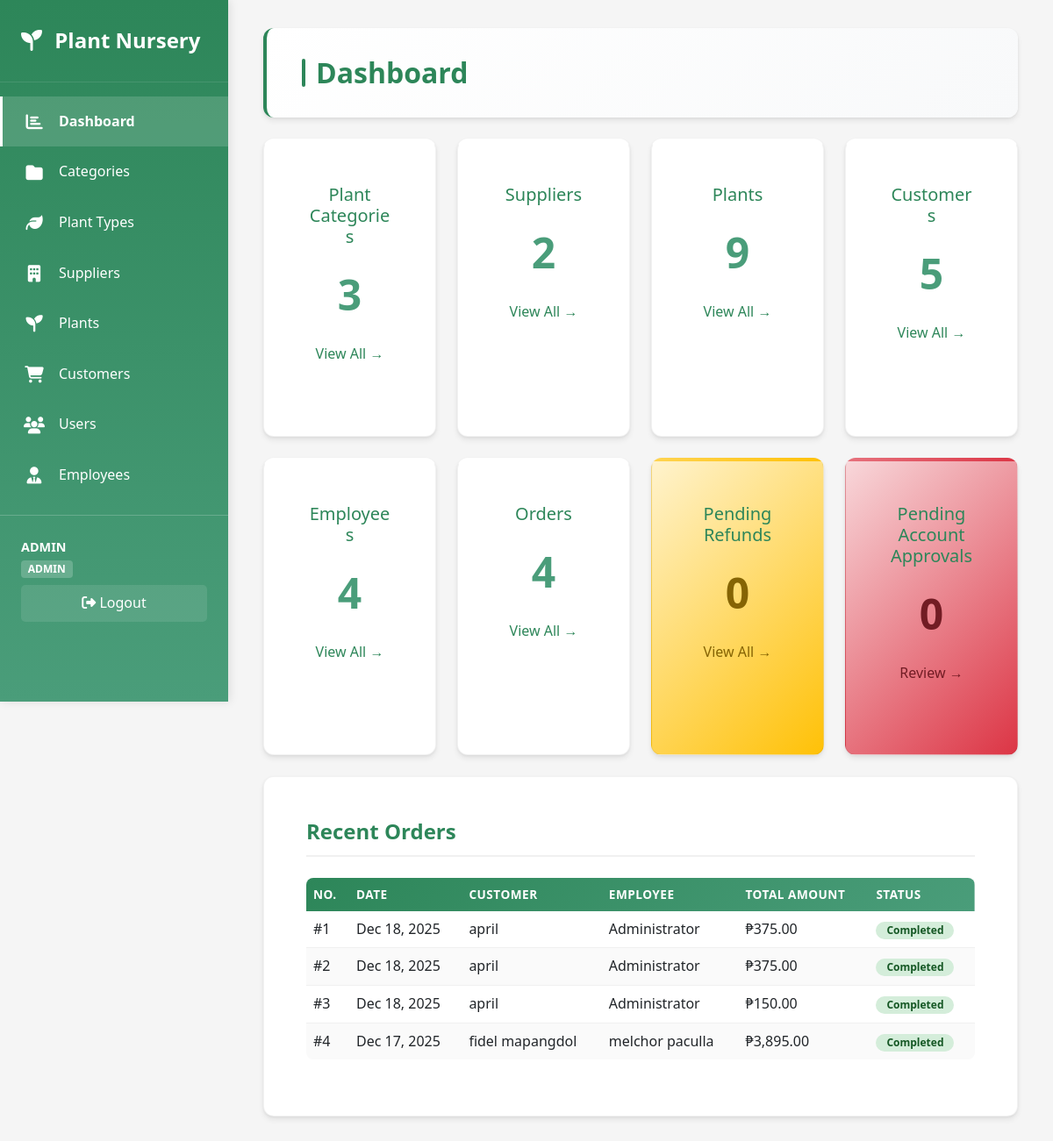
The app's page /index.php (signed in) with its own data.
### tables this page shows
CREATE TABLE `order`  (
  `OrderID` int NOT NULL AUTO_INCREMENT,
  `CustomerID` int NULL DEFAULT NULL,
  `EmployeeID` int NULL DEFAULT NULL,
  `OrderDate` date NOT NULL,
  `TotalAmount` decimal(10, 2) NOT NULL DEFAULT 0.00,
  `Status` varchar(50) NULL DEFAULT 'Pending',
  `IsSuccessful` tinyint(1) NULL DEFAULT 0,
  PRIMARY KEY (`OrderID`) USING BTREE,
  INDEX `idx_customer`(`CustomerID` ASC) USING BTREE,
  INDEX `idx_employee`(`EmployeeID` ASC) USING BTREE,
  INDEX `idx_order_date`(`OrderDate` ASC) USING BTREE,
  INDEX `idx_status`(`Status` ASC) USING BTREE,
  CONSTRAINT `order_ibfk_1` FOREIGN KEY (`CustomerID`) REFERENCES `customer` (`CustomerID`) ON DELETE SET NULL ON UPDATE CASCADE,
  CONSTRAINT `order_ibfk_2` FOREIGN KEY (`EmployeeID`) REFERENCES `employee` (`EmployeeID`) ON DELETE SET NULL ON UPDATE CASCADE
);

CREATE TABLE `customer`  (
  `CustomerID` int NOT NULL AUTO_INCREMENT,
  `Name` varchar(100) NOT NULL,
  `Email` varchar(100) NULL DEFAULT NULL,
  `Phone` varchar(20) NULL DEFAULT NULL,
  `Address` varchar(255) NULL DEFAULT NULL,
  PRIMARY KEY (`CustomerID`) USING BTREE,
  INDEX `idx_name`(`Name` ASC) USING BTREE,
  INDEX `idx_email`(`Email` ASC) USING BTREE
);

CREATE TABLE `employee`  (
  `EmployeeID` int NOT NULL AUTO_INCREMENT,
  `Name` varchar(100) NOT NULL,
  `Role` varchar(50) NULL DEFAULT NULL,
  `Email` varchar(100) NULL DEFAULT NULL,
  `Phone` varchar(20) NULL DEFAULT NULL,
  PRIMARY KEY (`EmployeeID`) USING BTREE,
  INDEX `idx_name`(`Name` ASC) USING BTREE,
  INDEX `idx_email`(`Email` ASC) USING BTREE
);

### index.php (the view, shortened to what this page needs)
<?php
require_once 'config/database.php';
$counts = [];
$tables = ['plantcategory', 'supplier', 'plant', 'customer', 'employee', 'order'];
foreach ($tables as $table) {
    $result = mysqli_query($conn, "SELECT COUNT(*) as count FROM `$table`");
    $row = mysqli_fetch_assoc($result);
    $counts[$table] = $row['count'];
}
$counts['pending_refunds'] = 0;
$refundResult = @mysqli_query($conn, "SELECT COUNT(*) as count FROM warranty_refund WHERE Status = 'Pending'");
if ($refundResult) {
    $refundRow = mysqli_fetch_assoc($refundResult);
    $counts['pending_refunds'] = $refundRow['count'];
}
$counts['pending_approvals'] = 0;
$approvalResult = mysqli_query($conn, "SELECT COUNT(*) as count FROM user WHERE IsActive = 0");
if ($approvalResult) {
    $approvalRow = mysqli_fetch_assoc($approvalResult);
    $counts['pending_approvals'] = $approvalRow['count'];
}
$result = mysqli_query($conn, "
    SELECT o.OrderID, o.OrderDate, o.TotalAmount, o.Status,
           c.Name as CustomerName, e.Name as EmployeeName
    FROM `order` o
    LEFT JOIN customer c ON o.CustomerID = c.CustomerID
    LEFT JOIN employee e ON o.EmployeeID = e.EmployeeID
    ORDER BY o.OrderDate DESC
    LIMIT 5
");
$recentOrders = mysqli_fetch_all($result, MYSQLI_ASSOC);
include 'includes/header.php';
?>
<div class="page-header mb-4">
    <h2>Dashboard</h2>
</div>
<div class="row g-4 mb-4">
    <div class="col-md-6 col-lg-4 col-xl-3">
        <div class="card dashboard-card h-100">
            <div class="card-body text-center">
                <h5 class="card-title text-primary">Plant Categories</h5>
                <div class="count"><?php echo $counts['plantcategory']; ?></div>
                <a href="plantcategory/categorypage.php" class="text-decoration-none">View All →</a>
            </div>
        </div>
    </div>
    <div class="col-md-6 col-lg-4 col-xl-3">
        <div class="card dashboard-card h-100">
            <div class="card-body text-center">
                <h5 class="card-title text-primary">Suppliers</h5>
                <div class="count"><?php echo $counts['supplier']; ?></div>
                <a href="supplier/supplierpage.php" class="text-decoration-none">View All →</a>
            </div>
        </div>
    </div>
    <div class="col-md-6 col-lg-4 col-xl-3">
        <div class="card dashboard-card h-100">
            <div class="card-body text-center">
                <h5 class="card-title text-primary">Plants</h5>
                <div class="count"><?php echo $counts['plant']; ?></div>
                <a href="plant/plantpage.php" class="text-decoration-none">View All →</a>
            </div>
        </div>
    </div>
    <div class="col-md-6 col-lg-4 col-xl-3">
        <div class="card dashboard-card h-100">
            <div class="card-body text-center">
                <h5 class="card-title text-primary">Customers</h5>
                <div class="count"><?php echo $counts['customer']; ?></div>
                <a href="customer/costumerpage.php" class="text-decoration-none">View All →</a>
            </div>
        </div>
    </div>
    <div class="col-md-6 col-lg-4 col-xl-3">
        <div class="card dashboard-card h-100">
            <div class="card-body text-center">
                <h5 class="card-title text-primary">Employees</h5>
                <div class="count"><?php echo $counts['employee']; ?></div>
                <a href="employee/employeepage.php" class="text-decoration-none">View All →</a>
            </div>
        </div>
    </div>
    <div class="col-md-6 col-lg-4 col-xl-3">
        <div class="card dashboard-card h-100">
            <div class="card-body text-center">
                <h5 class="card-title text-primary">Orders</h5>
                <div class="count"><?php echo $counts['order']; ?></div>
                <a href="order/orderpage.php" class="text-decoration-none">View All →</a>
            </div>
        </div>
    </div>
    <div class="col-md-6 col-lg-4 col-xl-3">
        <div class="card dashboard-card h-100" style="background: linear-gradient(135deg, #fff3cd, #ffc107);">
            <div class="card-body text-center">
                <h5 class="card-title text-primary">Pending Refunds</h5>
                <div class="count" style="color: #856404;"><?php echo $counts['pending_refunds']; ?></div>
                <a href="refund/refundpage.php?status=Pending" style="color: #856404;" class="text-decoration-none">View All →</a>
            </div>
        </div>
    </div>
    <?php if (isset($_SESSION['role']) && $_SESSION['role'] === 'admin'): ?>
    <div class="col-md-6 col-lg-4 col-xl-3">
        <div class="card dashboard-card h-100" style="background: linear-gradient(135deg, #f8d7da, #dc3545);">
            <div class="card-body text-center">
                <h5 class="card-title text-primary">Pending Account Approvals</h5>
                <div class="count" style="color: #721c24;"><?php echo $counts['pending_approvals']; ?></div>
                <a href="admin/approve_accounts.php" style="color: #721c24;" class="text-decoration-none">Review →</a>
            </div>
        </div>
    </div>
    <?php endif; ?>
</div>
<div class="card">
    <div class="card-body">
        <h3 class="card-title mb-4" style="color: var(--primary-color);">Recent Orders</h3>
        <?php if (count($recentOrders) > 0): ?>
            <div class="table-responsive">
                <table class="table table-hover">
                    <thead>
                        <tr>
                            <th>No.</th>
                            <th>Date</th>
                            <th>Customer</th>
                            <th>Employee</th>
                            <th>Total Amount</th>
                            <th>Status</th>
                        </tr>
                    </thead>
                    <tbody>
                        <?php
                        $counter = 1;
                        foreach ($recentOrders as $order): ?>
                            <tr>
                                <td>#<?php echo $counter; ?></td>
                                <td><?php echo date('M d, Y', strtotime($order['OrderDate'])); ?></td>
                                <td><?php echo htmlspecialchars($order['CustomerName'] ?? 'N/A'); ?></td>
                                <td><?php echo htmlspecialchars($order['EmployeeName'] ?? 'N/A'); ?></td>
                                <td>₱<?php echo number_format($order['TotalAmount'], 2); ?></td>
                                <td>
                                    <span class="badge" style="padding: 0.25rem 0.75rem; border-radius: 20px; background-color:
                                        <?php
                                        echo $order['Status'] === 'Completed' ? '#d4edda' :
                                            ($order['Status'] === 'Pending' ? '#fff3cd' : '#f8d7da');
                                        ?>; color:
                                        <?php
                                        echo $order['Status'] === 'Completed' ? '#155724' :
                                            ($order['Status'] === 'Pending' ? '#856404' : '#721c24');
                                        ?>;">
                                        <?php echo htmlspecialchars($order['Status']); ?>
                                    </span>
                                </td>
                            </tr>
                        <?php
                        $counter++;
                        endforeach; ?>
                    </tbody>
                </table>
            </div>
        <?php else: ?>
            <div class="text-center py-5">
                <p class="text-muted mb-0">No orders found</p>
            </div>
        <?php endif; ?>
    </div>
</div>
<?php include 'includes/footer.php'; ?>

### records on screen
order: OrderDate "Dec 18, 2025", CustomerID.Name "april", EmployeeID.Name "Administrator", TotalAmount "375.00", Status "Completed"
order: OrderDate "Dec 18, 2025", CustomerID.Name "april", EmployeeID.Name "Administrator", TotalAmount "375.00", Status "Completed"
order: OrderDate "Dec 18, 2025", CustomerID.Name "april", EmployeeID.Name "Administrator", TotalAmount "150.00", Status "Completed"
order: OrderDate "Dec 17, 2025", CustomerID.Name "fidel mapangdol", EmployeeID.Name "melchor paculla", TotalAmount "3,895.00", Status "Completed"

### other values on screen
$_SESSION['username'] "ADMIN"
$_SESSION['role'] "ADMIN"
$counts['plantcategory'] "3"
$counts['supplier'] "2"
$counts['plant'] "9"
$counts['customer'] "5"
$counts['employee'] "4"
$counts['order'] "4"
$counts['pending_refunds'] "0"
$counts['pending_approvals'] "0"
